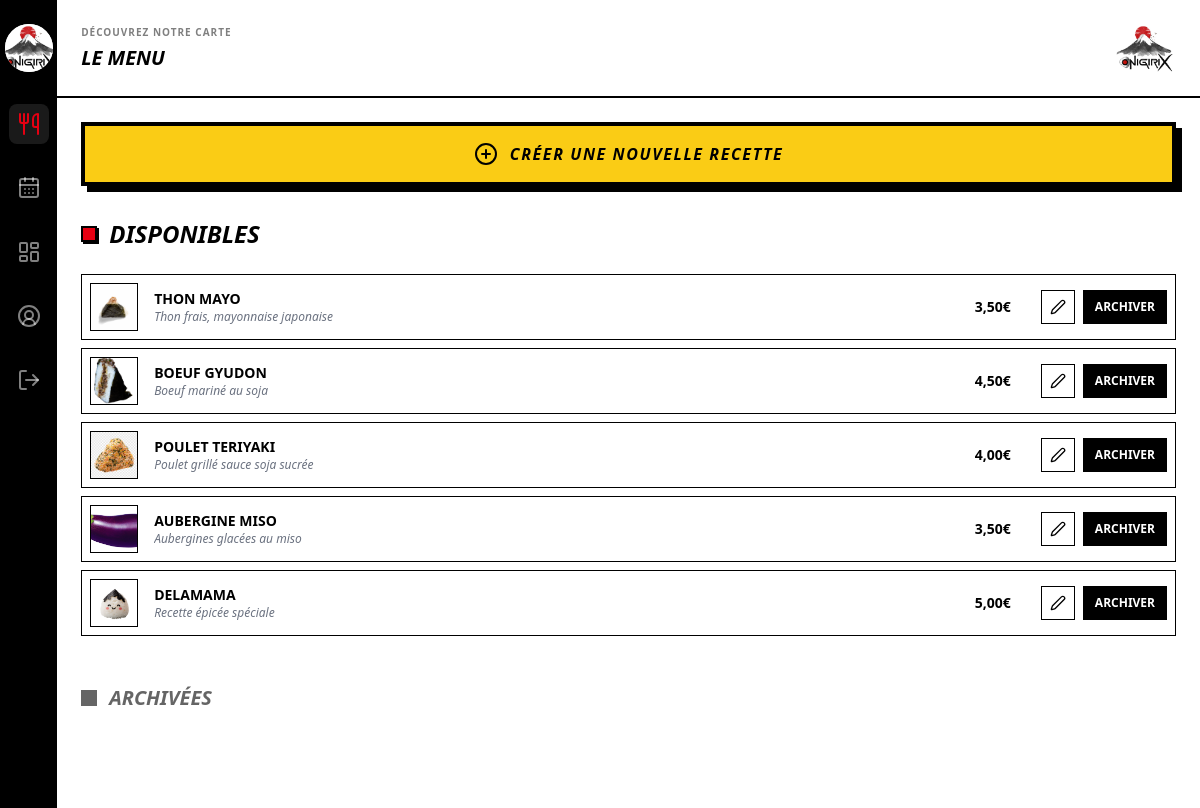
/index.php?page=menu (signed in), run on the app's committed database.
### tables this page shows
CREATE TABLE `recipes` (
  `id` int(11) NOT NULL,
  `name` varchar(50) NOT NULL,
  `fileName` varchar(12) DEFAULT NULL,
  `description` text NOT NULL,
  `price` decimal(10,2) NOT NULL,
  `stock` int(11) NOT NULL,
  `available` tinyint(1) NOT NULL
);

### index.php (called while the page is built, shortened)
<?php
require_once 'pages/pagesRenderer.php';
$access = $_SESSION['role'] ?? "user";
$isLogged = $_SESSION['loggedIn'] ?? 0;
if (!isset($_GET["page"])) {
    if (!$isLogged) {
        $askedPage = "login";
    } else {
        $askedPage = ($access === 'admin') ? "eventManager" : "dashboardUser";
    }
} else {
    $askedPage = $_GET["page"];
}
$askedPage = PagesManager::checkPageExists($askedPage) ? $askedPage : "errorPage";
require("pages/page_" . $askedPage . ".php");
?>

### recipes/recipe.php (called while the page is built, shortened)
<?php
class Recipe
{
    public static function getAllRecipes($dbh, $status)
    {
        try {
            $query = "SELECT * FROM `recipes` WHERE `available` = ?";
            $sth = $dbh->prepare($query);
            $sth->execute(array($status));
            return $sth->fetchAll(PDO::FETCH_CLASS, 'Recipe');
        } catch (PDOException $e) {
            error_log("Erreur getAllRecipes : " . $e->getMessage());
            return null;
        }
    }
}
?>

### recipes/recipeRenderer.php (the view, shortened to what this page needs)
<?php
class RecipeRenderer
{
    public static function displayRecipe($recipe, $access)
    {
        if ($access == "admin") {
            self::renderAdminMenuRow($recipe);
        } else {
            self::renderUserMenuCard($recipe);
        }
    }
    public static function displayList($recipes, $access, $listId = null)
    {
        if (!is_array($recipes) || empty($recipes)) {
            return;
        }
        $containerClass = ($access === "admin")
            ? "flex flex-col gap-2"
            : "flex flex-col gap-6 sm:grid sm:grid-cols-2 lg:grid lg:grid-cols-3";
        $idAttr = $listId ? 'id="' . $listId . '"' : '';
        echo '<div ' . $idAttr . ' class="' . $containerClass . '">';
        foreach ($recipes as $recipe) {
            self::displayRecipe($recipe, $access);
        }
        echo "</div>";
    }
    private static function renderAdminMenuRow($recipe)
    {
        $id = (int) $recipe->id;
        $name = htmlspecialchars($recipe->name);
        $price = number_format($recipe->price, 2, ',', ' ');
        $image = !empty($recipe->fileName)
            ? "images/recipeImages/" . $recipe->fileName
            : 'images/onigiri.png';
        $shortDesc = (strlen($recipe->description) > 60)
            ? substr($recipe->description, 0, 60) . "..."
            : $recipe->description;
        $desc = htmlspecialchars($shortDesc);
        if ($recipe->available == 1) {
            $btnText = "Archiver";
            $btnClass = "bg-black text-white hover:bg-red-600";
            $todo = "archive";
        } else {
            $btnText = "Restaurer";
            $btnClass = "border-2 border-black hover:bg-green-500 hover:text-white";
            $todo = "restore";
        }
        echo <<<HTML
            <div id="recipe-row-{$id}" class="flex items-center gap-4 bg-white border border-black p-2 hover:bg-gray-50 transition-colors">
                <img src="{$image}" class="w-12 h-12 object-cover border border-black flex-shrink-0">
                <div class="flex-grow min-w-0">
                    <div class="font-bold uppercase text-sm truncate">{$name}</div>
                    <div class="text-xs text-gray-500 italic truncate">{$desc}</div>
                </div>
                <div class="font-black text-sm w-16 text-center">{$price}€</div>
                <div class="flex gap-2">
                    <a href="index.php?page=editRecipe&id={$id}" class="inline-block p-2 border border-black hover:bg-blue-100 transition-colors">
                        <i data-lucide="edit-2" class="w-4 h-4"></i>
                    </a>
                    <button
                        id="btn-{$id}"
                        data-recipe-id="{$id}"
                        data-todo="{$todo}"
                        class="js-archive-btn px-3 py-1 font-bold text-xs uppercase transition-all {$btnClass}">
                        {$btnText}
                    </button>
                </div>
            </div>
        HTML;
    }
    public static function renderAddRecipeBtn()
    {
        echo <<<HTML
        <div class="mb-8">
            <a
                href="index.php?page=editRecipe&id=0"
                class="jw-full md:w-auto bg-yellow-400 text-black border-4 border-black px-6 py-4 font-black uppercase italic tracking-widest hover:bg-black hover:text-white transition-all shadow-[6px_6px_0px_0px_rgba(0,0,0,1)] active:shadow-none active:translate-x-1 active:translate-y-1 flex items-center justify-center gap-3">
                <i data-lucide="plus-circle" class="w-6 h-6"></i>
                Créer une nouvelle recette
            </a>
        </div>
        HTML;
    }
}
?>

### data on the page
recipes: fileName (picture), name "THON MAYO", description "Thon frais, mayonnaise japonaise", price "3,50", available "ARCHIVER"
recipes: fileName (picture), name "BOEUF GYUDON", description "Boeuf mariné au soja", price "4,50", available "ARCHIVER"
recipes: fileName (picture), name "POULET TERIYAKI", description "Poulet grillé sauce soja sucrée", price "4,00", available "ARCHIVER"
recipes: fileName (picture), name "AUBERGINE MISO", description "Aubergines glacées au miso", price "3,50", available "ARCHIVER"
recipes: fileName (picture), name "DELAMAMA", description "Recette épicée spéciale", price "5,00", available "ARCHIVER"
